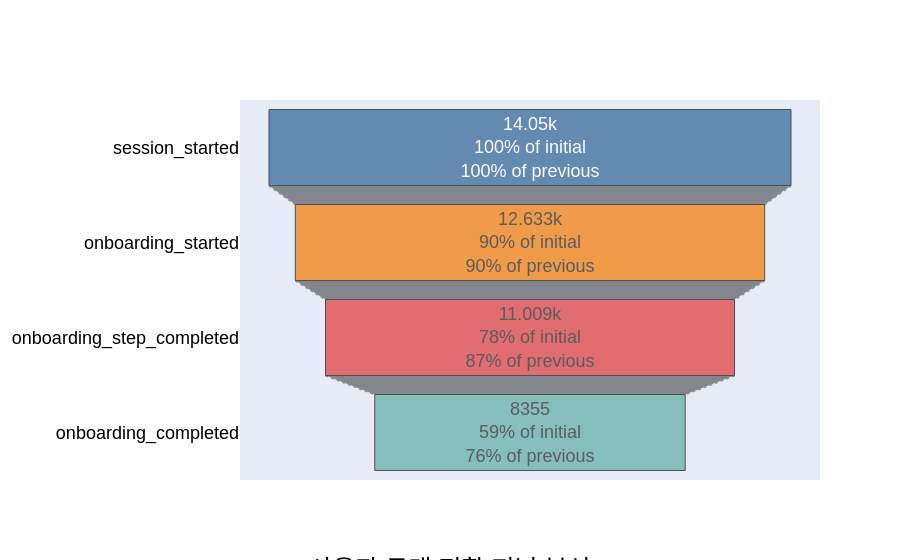

Notebook code for this chart:
### Code cell
## 퍼널 정의
# 목표:
# 과정:

# 퍼널 순서를 담고 있는 리스트 정의
# FUNNEL_EVENTS = ['signup_completed', 'lesson_started', '', 'subscribe', 'referral_sent']
FUNNEL_EVENTS = ['session_started', 'onboarding_started', 'onboarding_step_completed','onboarding_completed']
#'onboarding_completed',  'checkout_started',

# 해당 퍼널만 선택
filtered = df_with_signup[df_with_signup['event_name'].isin(FUNNEL_EVENTS)]
filtered

# 1) 이벤트 별로 분할
grouped = filtered.groupby('event_name')

# 2) 단계별 고유한 사용자 수 집계
aggregated = grouped['user_id'].nunique().reindex(FUNNEL_EVENTS)
funnel_df = aggregated.reset_index()
funnel_df.columns = ['stage','user_cnt']
print(funnel_df.shape)
funnel_df

# 3) 시각화
fig = go.Figure(go.Funnel(
    y = funnel_df['stage'],       # 단계명
    x = funnel_df['user_cnt'],  # 사용자 수

    textposition = "inside",
    textinfo = "value+percent initial+percent previous",

    opacity = 0.85,
    marker = {
        "color": ["#4E79A7", "#F28E2B", "#E15759", "#76B7B2", "#59A14F"],
        "line": {"width": 1, "color": "#333333"}
    },
    connector = {
        "line": {"color": "gray", "dash": "dot", "width": 2}
    }
))

fig.update_layout(
    title={
        'text': "사용자 구매 전환 퍼널 분석",
        'y': 0., 'x': 0.5,
        'xanchor': 'center', 'yanchor': 'top'
    },
    font={'family': "Arial, sans-serif", 'size': 18, 'color': "black"}
)

fig.show()

### Figure 1 — Plotly figure (JSON) as saved in the notebook; plotly's stock layout.template omitted (floating-point values rounded to 4 significant figures)
{"data": [{"connector": {"line": {"color": "gray", "dash": "dot", "width": 2}}, "marker": {"color": ["#4E79A7", "#F28E2B", "#E15759", "#76B7B2", "#59A14F"], "line": {"color": "#333333", "width": 1}}, "opacity": 0.85, "textinfo": "value+percent initial+percent previous", "textposition": "inside", "type": "funnel", "x": [14050, 12633, 11009, 8355], "y": ["session_started", "onboarding_started", "onboarding_step_completed", "onboarding_completed"]}], "layout": {"font": {"color": "black", "family": "Arial, sans-serif", "size": 18}, "title": {"text": "사용자 구매 전환 퍼널 분석", "x": 0.5, "xanchor": "center", "y": 0, "yanchor": "top"}}}
